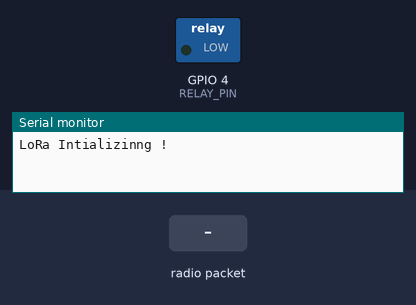
This program was run on a simulated ESP32-C3. Parts: switched loads named in the program (green lamp = pin HIGH), the last lines printed to the serial monitor. The test bench sets the inputs (shaded band). No radio packets arrive unless stated.

Above: at 2.8 s.
2.9 s: radio packet "1" arrives
At 4.4 s:
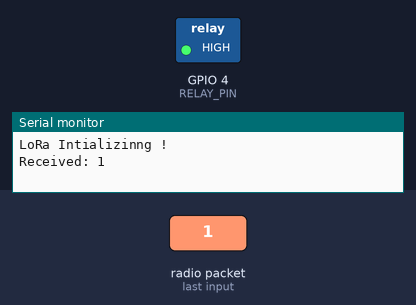
5.5 s: radio packet "0" arrives
At 7.2 s:
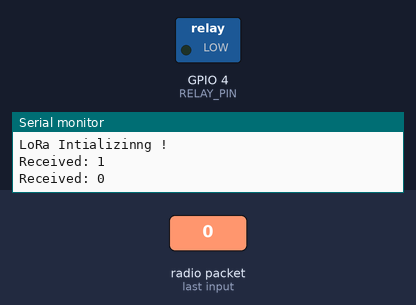
Timing chart, 0 to 8.7 s (numbered marks = the images above; inputs shaded):
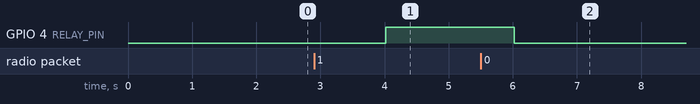

The program:

main.cpp
```cpp
#include <Arduino.h>

#include<SPI.h>
#include<LoRa.h>

#define RELAY_PIN 4
#define LORA_NSS 17
#define LORA_RESET 14
#define LORA_DIO0 26

void setup()
{
	Serial.begin(9600);

	pinMode(RELAY_PIN, OUTPUT);
	digitalWrite(RELAY_PIN, LOW);

	LoRa.setPins(LORA_NSS,LORA_RESET,LORA_DIO0);
	if(!LoRa.begin(433E6))
	{
		Serial.println("LoRa failed ");
		while(1);
	}
	Serial.println("LoRa Intializinng !");
}

void loop()
{
	int packetSize = LoRa.parsePacket();
	if(packetSize)
	{
		String Msg = "";
		while(LoRa.available())
		{
			Msg +=(char)LoRa.read();
		}
		Serial.print("Received: ");
		Serial.println(Msg);

		int status = Msg.toInt();
		if(status == 0)
		{
			digitalWrite(RELAY_PIN, LOW);
		}
		else if(status == 1)
		digitalWrite(RELAY_PIN, HIGH);
	}
	delay(2000);
}
```

Measured:
- after the input at 2.9 s, GPIO 4 (RELAY_PIN): LOW → HIGH after 1.1 s
- after the input at 5.5 s, GPIO 4 (RELAY_PIN): HIGH → LOW after 0.52 s
